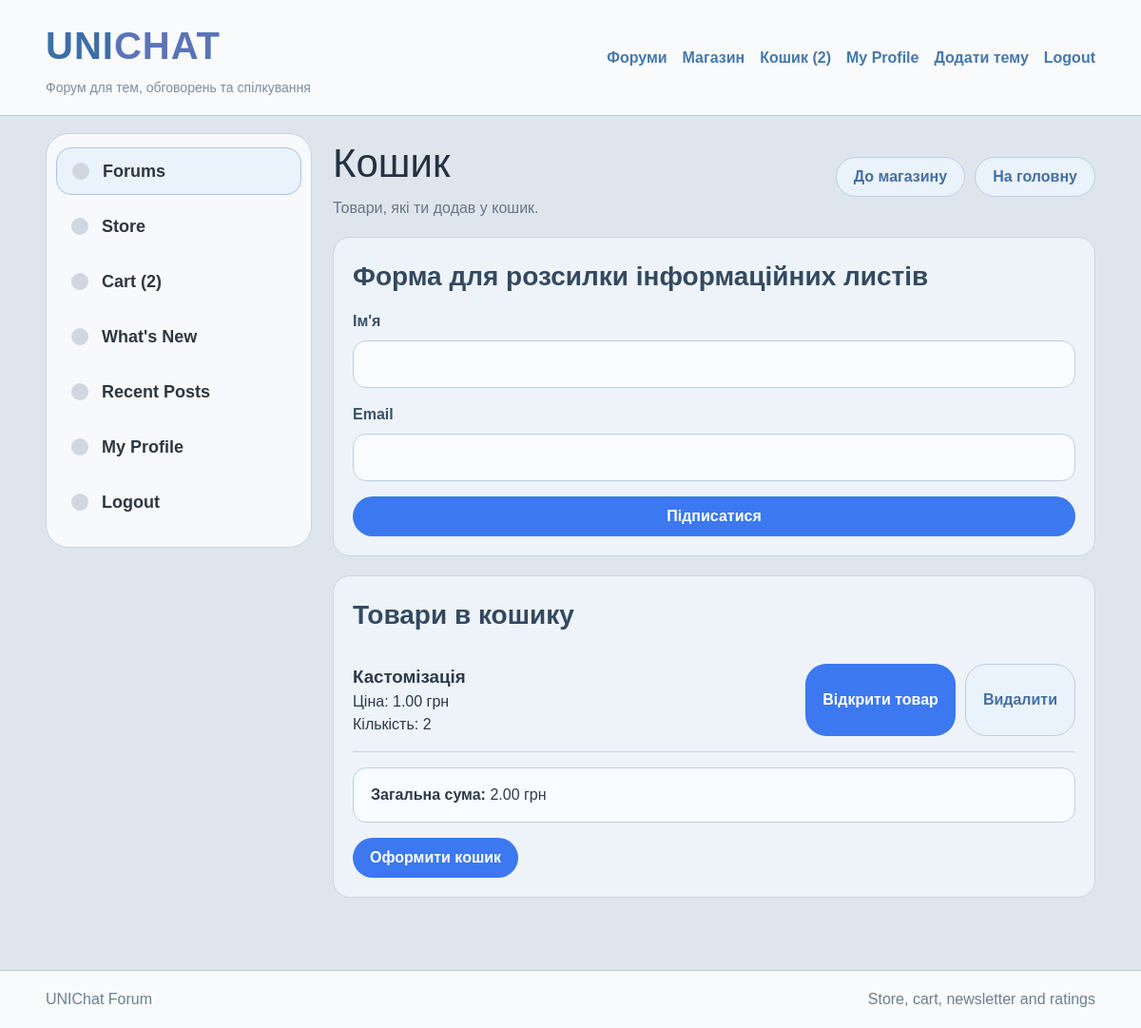
The app's page /cart/ (signed in) with its own data.
### lab2/myapp/models.py (models this page shows, shortened)
class CartItem(models.Model):
    user = models.ForeignKey(User, on_delete=models.CASCADE, related_name="cart_items")
    product = models.ForeignKey(Product, on_delete=models.CASCADE, related_name="cart_items")
    quantity = models.PositiveIntegerField(default=1, verbose_name="Кількість")
    created_at = models.DateTimeField(auto_now_add=True, verbose_name="Створено")
    updated_at = models.DateTimeField(auto_now=True, verbose_name="Оновлено")
    class Meta:
        verbose_name = "Кошик"
        verbose_name_plural = "Кошик"
        unique_together = ("user", "product")

class Product(models.Model):
    category = models.ForeignKey(
        ProductCategory,
        on_delete=models.CASCADE,
        related_name="products",
        verbose_name="Категорія"
    )
    name = models.CharField(max_length=150, verbose_name="Назва")
    short_description = models.CharField(max_length=255, verbose_name="Короткий опис")
    description = models.TextField(verbose_name="Опис")
    image_url = models.URLField(blank=True, default="", verbose_name="Посилання на фото")
    price = models.DecimalField(max_digits=8, decimal_places=2, default=0, verbose_name="Ціна")
    unlocks_plus = models.BooleanField(default=False, verbose_name="Відкриває UNIChat Plus")
    created_at = models.DateTimeField(auto_now_add=True, verbose_name="Створено")
    updated_at = models.DateTimeField(auto_now=True, verbose_name="Оновлено")
    class Meta:
        verbose_name = "Товар"
        verbose_name_plural = "Товари"

### lab2/myapp/views.py (the view)
# urls.py: path("cart/", views.cart_view, name="cart_view"),
def cart_view(request):
    if not request.user.is_authenticated:
        return redirect("register")
    context = get_base_context(request)
    cart_items = CartItem.objects.filter(user=request.user).select_related("product").order_by("-created_at")
    total_price = sum(item.quantity * item.product.price for item in cart_items)
    context.update({
        "title": "Кошик",
        "selected_category_id": None,
        "cart_items": cart_items,
        "total_price": total_price,
        "newsletter_form": NewsletterForm(),
    })
    return render(request, "myapp/cart.html", context)

### lab2/myapp/forms.py
class NewsletterForm(forms.ModelForm):
    class Meta:
        model = NewsletterSubscriber
        fields = ["name", "email"]

### lab2/myapp/views.py (called while the page is built)
def get_base_context(request):
    categories = Category.objects.annotate(posts_total=Count("posts", distinct=True)).order_by("name")
    cart_count = 0
    if request.user.is_authenticated:
        cart_count = CartItem.objects.filter(user=request.user).aggregate(total=Sum("quantity"))["total"] or 0
    return {
        "categories": categories,
        "cart_count": cart_count,
    }

### lab2/myapp/templates/myapp/cart.html (shortened to what this page needs)
{% extends 'myapp/base.html' %}
{% block content %}
<div class="forum-page-header">
    <div>
        <h1>Кошик</h1>
        <p class="page-description">Товари, які ти додав у кошик.</p>
    </div>
    <div class="header-actions">
        <a href="{% url 'store_home' %}" class="back-btn">До магазину</a>
        <a href="{% url 'home' %}" class="back-btn">На головну</a>
    </div>
</div>
<section class="reply-box">
    <h2>Форма для розсилки інформаційних листів</h2>
    <form method="post" action="{% url 'newsletter_subscribe' %}" class="forum-form">
        <div class="form-group">
            <label for="{{ newsletter_form.name.id_for_label }}">Ім'я</label>
            {{ newsletter_form.name }}
        </div>
        <div class="form-group">
            <label for="{{ newsletter_form.email.id_for_label }}">Email</label>
            {{ newsletter_form.email }}
        </div>
        <button type="submit" class="add-topic-btn">Підписатися</button>
    </form>
</section>
<section class="reply-box">
    <h2>Товари в кошику</h2>
    {% for item in cart_items %}
        <div class="cart-item-row">
            <div>
                <h3>{{ item.product.name }}</h3>
                <p>Ціна: {{ item.product.price }} грн</p>
                <p>Кількість: {{ item.quantity }}</p>
            </div>
            <div class="product-actions">
                <a href="{% url 'product_detail' item.product.id %}" class="open-topic-btn">Відкрити товар</a>
                <a href="{% url 'remove_from_cart' item.id %}" class="back-btn">Видалити</a>
            </div>
        </div>
    {% empty %}
        <div class="empty-box">Кошик порожній.</div>
    {% endfor %}
    <div class="cart-total-box">
        <p><strong>Загальна сума:</strong> {{ total_price }} грн</p>
    </div>
    {% if cart_items %}
        <a href="{% url 'checkout_cart' %}" class="add-topic-btn">Оформити кошик</a>
    {% endif %}
</section>
{% endblock %}

### lab2/myapp/static/myapp/css/style.css (style rules this page uses)
* { margin: 0; padding: 0; box-sizing: border-box; }
body { font-family: Arial, sans-serif; background: #dfe5ec; color: #2d3a4b; line-height: 1.5; }
a { text-decoration: none; color: inherit; }
input, select, textarea, button { font: inherit; }
.forum-page-header { display: flex; justify-content: space-between; align-items: center; gap: 16px; margin-bottom: 18px; flex-wrap: wrap; }
.forum-page-header h1 { font-size: 42px; font-weight: 500; color: #233242; }
.page-description { color: #667789; margin-top: 4px; }
.header-actions { display: flex; gap: 10px; flex-wrap: wrap; }
.add-topic-btn, .back-btn, .small-topic-btn, .open-topic-btn, .primary-button, .secondary-button { display: inline-flex; align-items: center; justify-content: center; min-height: 42px; padding: 0 18px; border-radius: 22px; border: none; cursor: pointer; font-weight: 600; transition: 0.2s; }
.add-topic-btn, .small-topic-btn, .open-topic-btn, .primary-button { background: #3c78ef; color: white; }
.back-btn, .secondary-button { background: #eaf2fb; color: #4470a5; border: 1px solid #b8d0ea; }
.forum-row, .topic-card, .post-detail-box, .reply-box, .comment-item, .empty-box, .product-card, .preview-card, .product-detail-media, .product-detail-info, .comment-box, .rating-summary-box { background: #edf3f9; border: 1px solid #c9d6e4; border-radius: 18px; }
.post-detail-box, .reply-box { padding: 20px; margin-bottom: 20px; }
.reply-box h2, .comments-section h2, .page-header h1 { font-size: 28px; color: #33495f; margin-bottom: 14px; }
.forum-form { display: grid; gap: 16px; }
.form-group { display: grid; gap: 8px; }
.form-group label { color: #39506a; font-weight: 600; }
.form-group input, .form-group select, .form-group textarea { width: 100%; padding: 12px 14px; border-radius: 14px; border: 1px solid #bfd0e1; background: #f9fbfe; color: #2d3a4b; }
.product-actions { display: flex; gap: 10px; flex-wrap: wrap; }
.cart-item-row { display: flex; justify-content: space-between; gap: 16px; flex-wrap: wrap; padding: 16px 0; border-bottom: 1px solid #c9d6e4; }
.cart-total-box { margin-top: 16px; margin-bottom: 16px; padding: 16px 18px; border-radius: 14px; background: #f8fbff; border: 1px solid #bfd0e1; }

### records on screen
CartItem: product.name "Кастомізація", product.price "1.00", quantity "2"

### other values on screen
{{ cart_count }} "2"
{{ total_price }} "2.00"
